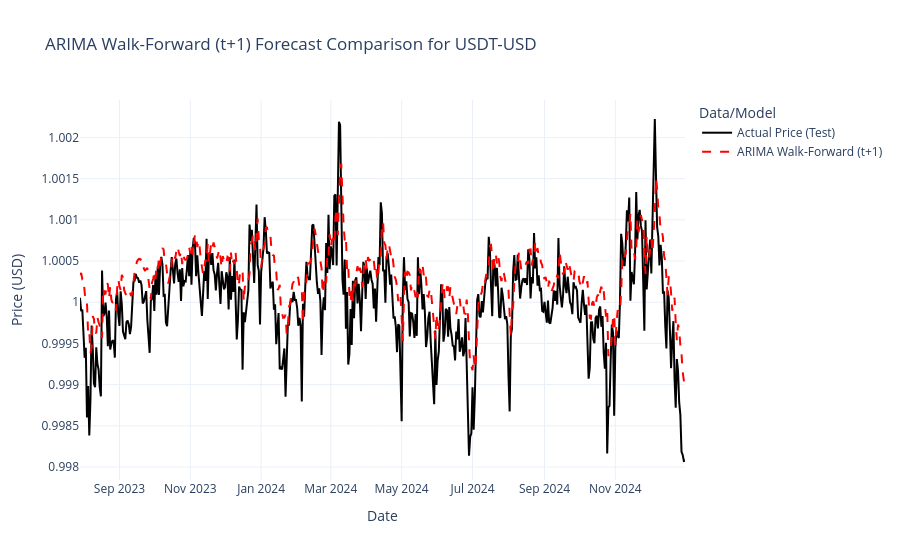

This figure's notebook cell:
### Code cell
# %% [markdown]
# ## ARIMA Model for USDT; horizon = 1
# ## Python version 3.11+

# %%
import pandas as pd
import numpy as np
import matplotlib.pyplot as plt
import warnings
warnings.filterwarnings('ignore')
import time # To time execution

# Data and Preprocessing
import yfinance as yf
from sklearn.metrics import mean_absolute_percentage_error, mean_absolute_error, mean_squared_error, r2_score
from statsmodels.tsa.stattools import adfuller

# ARIMA
import pmdarima as pm # For auto_arima

# Visualization
import plotly.graph_objects as go

# Plotting Style Preferences (Optional)
plt.style.use('seaborn-v0_8-whitegrid')
plt.rcParams['figure.figsize'] = (12, 6)
plt.rcParams['figure.dpi'] = 100


# %% [markdown]
# ## 2. Configuration

# %%
# --- User Defined Parameters ---
ticker = "USDT-USD"
start_date = "2017-11-09"
end_date = "2025-01-01"

# Define Train/Test Split Ratio for the *initial* training phase
train_split_ratio = 0.80

# auto_arima parameters 
ARIMA_SEASONAL_PERIOD = 7 # Weekly seasonality for daily data 


# %% [markdown]
# ## 3. Data Loading and Preparation

# %%
print(f"--- Loading Data for {ticker} ---")
try:
    df_full = yf.download(tickers=[ticker], start=start_date, end=end_date, progress=False)
    if df_full.empty:
        raise ValueError(f"No data downloaded for {ticker}.")

    # Select 'Close' column directly
    if 'Close' not in df_full.columns:
         raise ValueError(f"'Close' column not found in downloaded data for {ticker}.")
    df_full = df_full[['Close']].copy()

    df_full = df_full.asfreq('D')
    df_full.ffill(inplace=True) 
    df_full.dropna(inplace=True)
    if df_full.empty:
        raise ValueError(f"Data for {ticker} became empty after processing.")
    print(f"Loaded {len(df_full)} data points for {ticker} from {df_full.index.min()} to {df_full.index.max()}.")
except Exception as e:
    print(f"Original Error: {e}")
    raise ValueError(f"Failed to load or process data for {ticker}. Check symbol and data source.")

# %% [markdown]
# ## 4. Data Splitting

# %%
# Split Data into initial training and test sets
n_total = len(df_full)
n_train = int(train_split_ratio * n_total)
n_test = n_total - n_train # n_test determines the number of walk-forward steps

train_data_df = df_full[:n_train]
test_data_df = df_full[n_train:] # This is the period for walk-forward evaluation

print(f"\nInitial Training Data: {n_train} points ({train_data_df.index.min().strftime('%Y-%m-%d')} to {train_data_df.index.max().strftime('%Y-%m-%d')})")
print(f"Test Data (for walk-forward): {n_test} points ({test_data_df.index.min().strftime('%Y-%m-%d')} to {test_data_df.index.max().strftime('%Y-%m-%d')})")


# %% [markdown]
# ## 5. Stationarity Check (on Initial Training Data)

# %%
def check_stationarity(timeseries):
    print("\nResults of Dickey-Fuller Test:")
    dftest = adfuller(timeseries, autolag="AIC")
    dfoutput = pd.Series(
        dftest[0:4],
        index=["Test Statistic", "p-value", "#Lags Used", "# Observations Used"],
    )
    for key, value in dftest[4].items():
        dfoutput[f"Critical Value ({key})"] = value
    print(dfoutput.to_string()) # Use to_string for clean print
    if dftest[1] <= 0.05:
        print("=> Conclusion: Data is likely Stationary (reject H0)")
    else:
        print("=> Conclusion: Data is likely Non-Stationary (fail to reject H0)")

print("\n--- Stationarity Check on Initial Training Data ---")
check_stationarity(train_data_df['Close'])

# %% [markdown]
# ## 6. Initial ARIMA Model Fit (using auto_arima)

# %%
print("\n--- Fitting Initial ARIMA Model on Training Data ---")
start_time_initial_train = time.time()

# Use auto_arima to find the best model once on the initial training data
arima_model = pm.auto_arima(train_data_df['Close'],
                           start_p=1, start_q=1,
                           test='adf',        
                           max_p=3, max_q=3,  
                           m=ARIMA_SEASONAL_PERIOD, 
                           start_P=0, seasonal=(ARIMA_SEASONAL_PERIOD > 1),
                           d=None,           
                           D=None,       
                           trace=False,       
                           error_action='ignore',
                           suppress_warnings=True,
                           stepwise=True)

end_time_initial_train = time.time()
print(f"Initial ARIMA training finished in {end_time_initial_train - start_time_initial_train:.2f} seconds.")
print("\n--- Initial Best Model Found ---")
print(arima_model.summary())
print(f"\nBest ARIMA Order: {arima_model.order}")
print(f"Best Seasonal Order: {arima_model.seasonal_order}")

# %% [markdown]
# ## 7. Walk-Forward Validation (Rolling Forecast) Loop

# %%
print(f"\n--- Starting ARIMA Walk-Forward Validation for {n_test} steps ---")
start_time_walk_forward = time.time()

arima_walk_forward_predictions = [] # List to store the 1-step ahead predictions

for t in range(n_test):
    # 1. Predict 1-step ahead from the current state of the model
    yhat = arima_model.predict(n_periods=1)[0]
    arima_walk_forward_predictions.append(yhat)

    # 2. Get the actual value for the current step 't' from the test set
    actual_value = test_data_df['Close'].iloc[t]

    # 3. Update the model with the actual observation.
    # This efficiently updates the model's state without a full refit.
    try:
        arima_model.update(actual_value)
    except Exception as e:
        print(f"Warning: ARIMA update failed at step {t+1} with error: {e}. Model state might be stale.")
        # Depending on the error, might need to consider refitting here or stopping.

    # Log progress periodically
    if (t + 1) % 100 == 0:
        print(f"ARIMA Walk-Forward Step {t+1}/{n_test} complete.")

    # --- Full Refitting Point (Computationally Expensive) ---
    # if RETRAIN_FREQUENCY > 0 and (t + 1) % RETRAIN_FREQUENCY == 0:
    #     print(f"\n--- Refitting ARIMA at step {t+1}/{n_test} ---")
    #     current_history = df_full['Close'].iloc[:n_train + t + 1] 
    #     arima_model = pm.auto_arima(current_history, ...) 
    #     print("ARIMA Refitting complete.")
    # --- End Refitting ---


end_time_walk_forward = time.time()
total_walk_forward_time = end_time_walk_forward - start_time_walk_forward
print(f"\nARIMA Walk-Forward finished in {total_walk_forward_time:.2f} seconds.")

# Ensure predictions list is numpy array for metrics
arima_walk_forward_predictions = np.array(arima_walk_forward_predictions)

# %% [markdown]
# ## 8. Evaluate Walk-Forward Performance

# %%
# Define the evaluation metrics function 
def evaluate_forecast(y_true, y_pred, model_name):
    """Calculates and prints standard evaluation metrics."""
    # Ensure inputs are 1D
    y_true_flat = y_true.flatten()
    y_pred_flat = y_pred.flatten()

    mae = mean_absolute_error(y_true_flat, y_pred_flat)
    mape = mean_absolute_percentage_error(y_true_flat, y_pred_flat)
    rmse = np.sqrt(mean_squared_error(y_true_flat, y_pred_flat))
    try:
        r2 = r2_score(y_true_flat, y_pred_flat)
    except ValueError: r2 = np.nan

    print(f"\n--- {model_name} Walk-Forward (t+1) Evaluation Results ---")
    print(f"RMSE: {rmse:.4f}")
    print(f"MAE:  {mae:.4f}")
    print(f"MAPE: {mape:.4%}")
    print(f"R²:   {r2:.4f}")
    return {'RMSE': rmse, 'MAE': mae, 'MAPE': mape, 'R2': r2}

# Evaluate against the actual unscaled test data
y_test_actual = test_data_df['Close'].values
if len(y_test_actual) != len(arima_walk_forward_predictions):
    raise ValueError(f"Length mismatch: Actual test data ({len(y_test_actual)}) vs Predictions ({len(arima_walk_forward_predictions)})")

arima_wf_results = evaluate_forecast(y_test_actual, arima_walk_forward_predictions, f"ARIMA ({ticker})")


# %% [markdown]
# ## 9. Visualize Walk-Forward Results

# %%
print("\n--- Plotting Walk-Forward Forecasts ---")

# Create DataFrame for plotting
results_df_wf = pd.DataFrame({
    'Actual': y_test_actual.flatten(),
    f'ARIMA (t+1)': arima_walk_forward_predictions.flatten()
}, index=test_data_df.index)

fig = go.Figure()
fig.add_trace(go.Scatter(x=results_df_wf.index, y=results_df_wf['Actual'], mode='lines', name='Actual Price (Test)', line=dict(color='black')))
fig.add_trace(go.Scatter(x=results_df_wf.index, y=results_df_wf[f'ARIMA (t+1)'], mode='lines', name='ARIMA Walk-Forward (t+1)', line=dict(color='red', dash='dash')))

fig.update_layout(
    title=f'ARIMA Walk-Forward (t+1) Forecast Comparison for {ticker}',
    xaxis_title="Date",
    yaxis_title="Price (USD)",
    legend_title="Data/Model",
    template="plotly_white"
)
fig.show()

# %% [markdown]
# ## 10. Walk-Forward Evaluation Period Summary

# %%
print(f"\n--- Walk-Forward Evaluation Summary ---")
print(f"Initial Training Data End Date: {train_data_df.index.max().strftime('%Y-%m-%d')}")
print(f"Walk-Forward Evaluation Period: {test_data_df.index.min().strftime('%Y-%m-%d')} to {test_data_df.index.max().strftime('%Y-%m-%d')}")
print(f"Number of Walk-Forward Steps (Predictions): {n_test}")

### Figure 1 — Plotly figure (JSON) as saved in the notebook; plotly's stock layout.template omitted (floating-point values rounded to 4 significant figures; data arrays with more than 128 entries replaced by an {"elided": "..."} marker saying what was removed)
{"data": [{"line": {"color": "black"}, "mode": "lines", "name": "Actual Price (Test)", "type": "scatter", "x": {"elided": "522 str values"}, "y": {"elided": "522 float values"}}, {"line": {"color": "red", "dash": "dash"}, "mode": "lines", "name": "ARIMA Walk-Forward (t+1)", "type": "scatter", "x": {"elided": "522 str values"}, "y": {"elided": "522 float values"}}], "layout": {"legend": {"title": {"text": "Data/Model"}}, "title": {"text": "ARIMA Walk-Forward (t+1) Forecast Comparison for USDT-USD"}, "xaxis": {"title": {"text": "Date"}}, "yaxis": {"title": {"text": "Price (USD)"}}}}
